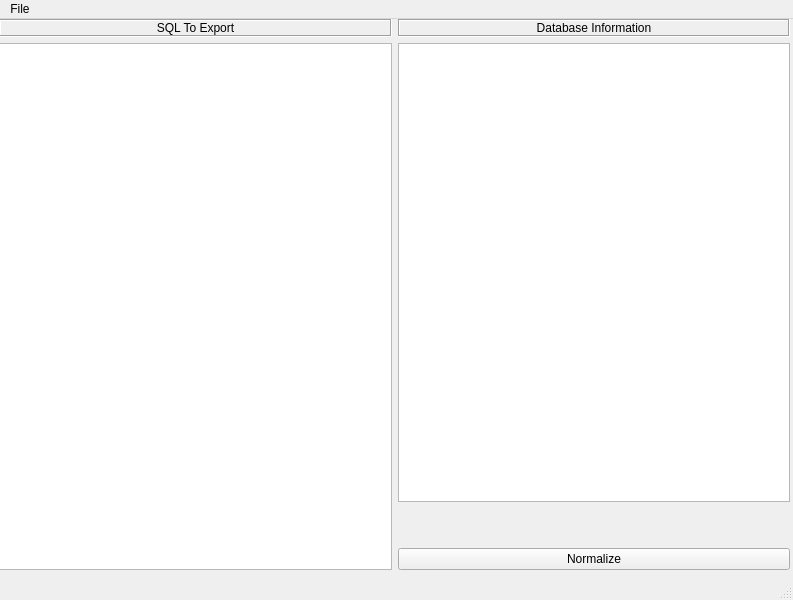
<?xml version="1.0" encoding="UTF-8"?>
<ui version="4.0">
 <class>main_window</class>
 <widget class="QMainWindow" name="main_window">
  <property name="geometry">
   <rect>
    <x>0</x>
    <y>0</y>
    <width>793</width>
    <height>600</height>
   </rect>
  </property>
  <property name="windowTitle">
   <string>SQL Normalizer</string>
  </property>
  <widget class="QWidget" name="central_widget">
   <widget class="QWidget" name="horizontalLayoutWidget">
    <property name="geometry">
     <rect>
      <x>-1</x>
      <y>0</y>
      <width>791</width>
      <height>551</height>
     </rect>
    </property>
    <layout class="QHBoxLayout" name="horizontal_layout_main">
     <item>
      <layout class="QVBoxLayout" name="verti_layout_A">
       <item>
        <layout class="QVBoxLayout" name="export_layout">
         <item>
          <widget class="QLabel" name="export_label">
           <property name="toolTip">
            <string>This holds the SQL code that will be exported out on completion.</string>
           </property>
           <property name="frameShape">
            <enum>QFrame::Box</enum>
           </property>
           <property name="frameShadow">
            <enum>QFrame::Sunken</enum>
           </property>
           <property name="text">
            <string>SQL To Export</string>
           </property>
           <property name="alignment">
            <set>Qt::AlignCenter</set>
           </property>
          </widget>
         </item>
         <item>
          <widget class="QTextEdit" name="export_SQL_code">
           <property name="frameShadow">
            <enum>QFrame::Sunken</enum>
           </property>
          </widget>
         </item>
        </layout>
       </item>
      </layout>
     </item>
     <item>
      <layout class="QVBoxLayout" name="vert_layout_B">
       <item>
        <widget class="QLabel" name="database_info_label">
         <property name="toolTip">
          <string>This holds the tables currently in this database. Use this to add new columns and functional dependencies.</string>
         </property>
         <property name="frameShape">
          <enum>QFrame::Box</enum>
         </property>
         <property name="frameShadow">
          <enum>QFrame::Sunken</enum>
         </property>
         <property name="text">
          <string>Database Information</string>
         </property>
         <property name="alignment">
          <set>Qt::AlignCenter</set>
         </property>
        </widget>
       </item>
       <item>
        <widget class="QTreeView" name="database_info_tree">
         <property name="editTriggers">
          <set>QAbstractItemView::NoEditTriggers</set>
         </property>
        </widget>
       </item>
       <item>
        <layout class="QVBoxLayout" name="database_layout">
         <item>
          <spacer name="normalize_spacer">
           <property name="orientation">
            <enum>Qt::Vertical</enum>
           </property>
           <property name="sizeType">
            <enum>QSizePolicy::Minimum</enum>
           </property>
           <property name="sizeHint" stdset="0">
            <size>
             <width>20</width>
             <height>40</height>
            </size>
           </property>
          </spacer>
         </item>
         <item>
          <widget class="QPushButton" name="normalize_button">
           <property name="text">
            <string>Normalize</string>
           </property>
          </widget>
         </item>
        </layout>
       </item>
      </layout>
     </item>
    </layout>
   </widget>
  </widget>
  <widget class="QMenuBar" name="menu_bar">
   <property name="geometry">
    <rect>
     <x>0</x>
     <y>0</y>
     <width>793</width>
     <height>25</height>
    </rect>
   </property>
   <widget class="QMenu" name="menu_file">
    <property name="title">
     <string>File</string>
    </property>
    <addaction name="action_import"/>
    <addaction name="action_export"/>
    <addaction name="separator"/>
    <addaction name="action_quit"/>
   </widget>
   <addaction name="menu_file"/>
  </widget>
  <widget class="QStatusBar" name="status_bar"/>
  <action name="action_import">
   <property name="text">
    <string>Import</string>
   </property>
   <property name="shortcut">
    <string>Ctrl+I</string>
   </property>
  </action>
  <action name="action_export">
   <property name="text">
    <string>Export</string>
   </property>
   <property name="shortcut">
    <string>Ctrl+E</string>
   </property>
  </action>
  <action name="action_quit">
   <property name="text">
    <string>Quit</string>
   </property>
   <property name="shortcut">
    <string>Ctrl+Q</string>
   </property>
  </action>
 </widget>
 <resources/>
 <connections/>
</ui>
